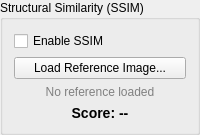
          <widget class="QGroupBox" name="group_ssim">
           <property name="title">
            <string>Structural Similarity (SSIM)</string>
           </property>
           <layout class="QVBoxLayout" name="layout_ssim">
            <item>
             <widget class="QCheckBox" name="chk_ssim_enable">
              <property name="text">
               <string>Enable SSIM</string>
              </property>
             </widget>
            </item>
            <item>
             <widget class="QPushButton" name="btn_load_ssim_ref">
              <property name="text">
               <string>Load Reference Image...</string>
              </property>
             </widget>
            </item>
            <item>
             <widget class="QLabel" name="lbl_ssim_ref_name">
              <property name="text">
               <string>No reference loaded</string>
              </property>
              <property name="alignment">
               <set>Qt::AlignCenter</set>
              </property>
              <property name="styleSheet">
               <string notr="true">color: gray;</string>
              </property>
             </widget>
            </item>
            <item>
             <widget class="QLabel" name="lbl_ssim_score">
              <property name="text">
               <string>Score: --</string>
              </property>
              <property name="styleSheet">
               <string notr="true">font-weight: bold; font-size: 14px;</string>
              </property>
              <property name="alignment">
               <set>Qt::AlignCenter</set>
              </property>
             </widget>
            </item>
           </layout>
          </widget>
